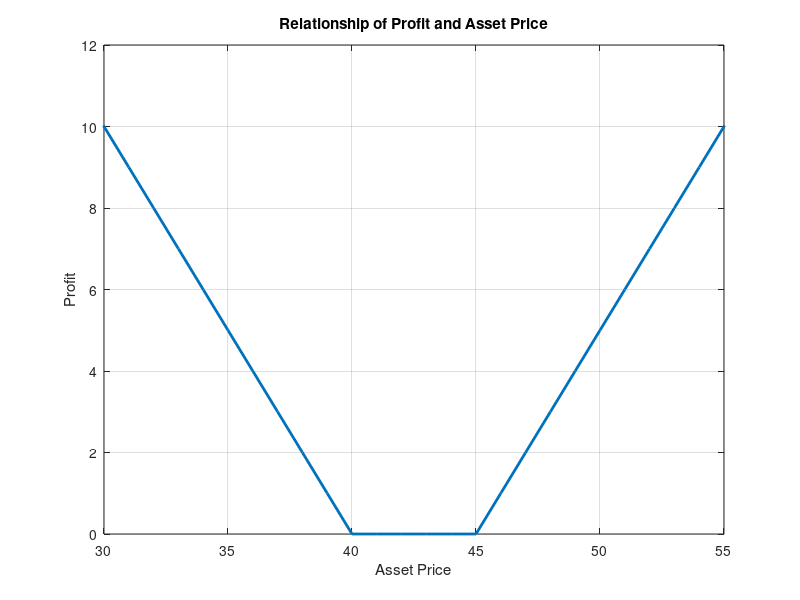

Here is the MATLAB script that generated this plot: (Note: this script raises an error after producing the figure.)
%% Profit and Asset Price 
N = 100;
profit = zeros(1, N);
for i = 1:N
    if i <= 40
        profit(i) = 40 - i;
    elseif i > 40 && i < 45 
        profit(i) = 0;
    elseif i >= 45 
        profit(i) = i - 45;
    end
end

figure(1), clf,
plot(1:100, profit, 'LineWidth', 2);
grid on,
axis([30, 55, 0, 12]);
title('Relationship of Profit and Asset Price');
xlabel('Asset Price');
ylabel('Profit');

%% Import Stock Data
clear;
clc; 
stockDir = dir('stock');
names = {stockDir(3: length(stockDir)).name};
stock = cell(length(stockDir) - 2, 1);
for i = 1: length(stockDir)-2
    stock{i} = importdata(fullfile('stock', names{i}));
end

save('stock.mat', 'stock');

%% Evaluate Call and Put Price

clear;
clc; 
load('stock.mat');

option = 2;
close = stock{option}(:, 3);
call = stock{option}(:, 2);
put = stock{option + 5}(:, 2);

from = floor(length(close)/4) + 1;
to = length(close);

trueCall = call(from:to, 1);
truePut = put(from:to, 1);

K = [2925, 3025, 3125, 3225, 3325];
S0 = close(from: to, 1);
r = 0.06;

period34 = length(S0);
period14 = floor(period34/3);
sigma = zeros(period34, 1);

maturity = zeros(period34, 1);
for i = 1:period34
    maturity(i) = (period34-i+1)/252;
end

logclose = zeros(length(close)-1, 1);
for i = 1:length(close)-1
    logclose(i) = log(close(i+1)/close(i));
end
for i = 1:period34 
    sigma(i) = std(logclose(i: i+period14-1, 1));
    sigma(i) = sigma(i) * sqrt(252);
end

pcall = zeros(period34, 1);
pput = zeros(period34, 1);
for i = 1:period34
    [pcall(i), pput(i)] = blsprice(S0(i), K(option), r, maturity(i), sigma(i));
end

figure(2), clf, 
plot(from: to, trueCall, 'LineWidth', 2);
hold on, grid on, grid minor,
plot(from: to, pcall, 'LineWidth', 2);
title('Evaluation of Black-Sholes Call Option');
xlabel('Time(T/4+1 to T)');
ylabel('Option Price');
legend('True Price', 'Predicted Price')
axis([56, 222, 0, inf]);

figure(3), clf, 
plot(from: to, truePut, 'LineWidth', 2);
hold on, grid on, grid minor,
plot(from: to, pput, 'LineWidth', 2);
title('Evaluation of Black-Sholes Call Option');
xlabel('Time(T/4+1 to T)');
ylabel('Option Price');
legend('True Price', 'Predicted Price')
axis([56, 222, 0, inf]);

%% 




